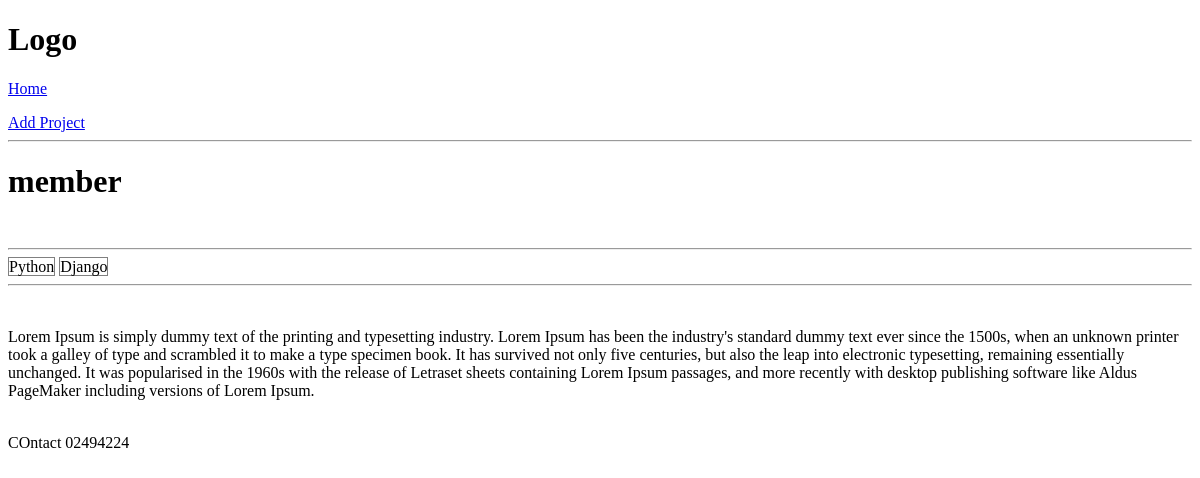
The page /project/04b934dd-104d-40e6-83e9-a6509dcc9291/ on the database as committed earlier.
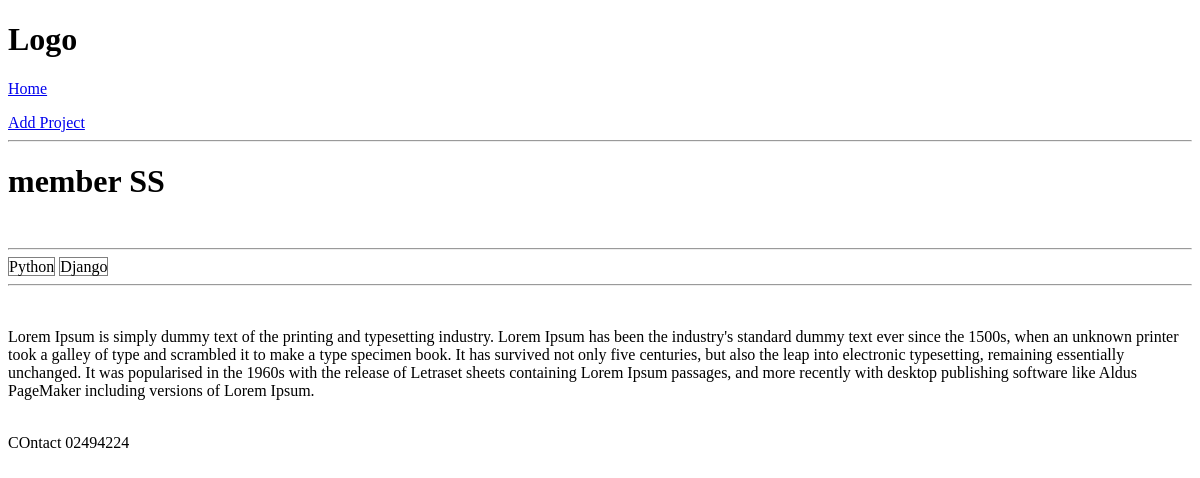
The same page on the database as committed later.
### projects/models.py (models this page shows, shortened)
class Project(models.Model):
    title = models.CharField(max_length=200)
    description = models.TextField(null=True, blank=True)
    demo_link = models.CharField(max_length=2000, null=True, blank=True)
    source_link = models.CharField(max_length=2000, null=True, blank=True)
    tags = models.ManyToManyField('Tag', blank=True)
    vote_total = models.IntegerField(default=0, null=True, blank=True)
    vote_ratio = models.IntegerField(default=0, null=True, blank=True)
    created = models.DateTimeField(auto_now_add=True)
    id = models.UUIDField(default=uuid.uuid4, unique=True, primary_key=True, editable=False)

class Tag(models.Model):
    name = models.CharField(max_length=200)
    create = models.DateTimeField(auto_now_add=True)
    id = models.UUIDField(default=uuid.uuid4, unique=True, primary_key=True, editable=False)
    def __str__(self):
        return self.name

### projects/views.py (the view)
# urls.py: path('project/<str:pk>/',views.project, name="project"),
def project(request, pk):
    projectOBJ = Project.objects.get(id=pk)
    tags = projectOBJ.tags.all()
    return render(request, 'projects/single-projects.html',{'projectOBJ':projectOBJ,'tags':tags})

### projects/templates/projects/single-projects.html
{% extends 'main.html' %}
{% block content %}
<h1><a>{{projectOBJ.title}}</a></h1>
<br>
<hr>
    {% for tag in tags %}
        <span style="border:1px solid grey">{{tag}}</span>
    {% endfor %}
<hr>
<br>
<p>{{projectOBJ.description}}</p>
<br>
{% endblock %}

### templates/main.html (shortened to what this page needs)
<!DOCTYPE html>
<html>
<head>
</head>
<body>
    {% include "navbar.html" %}
    {% block content %}
    {% endblock %}
    <footer>
        COntact 02494224
    </footer>
</body>
</html>

### templates/navbar.html
<h1>Logo</h1>
<p>
    <a href="http://127.0.0.1:8000">Home</a>
</p>
<a href="{% url 'create-project' %}">Add Project</a>
<hr>

Rows that differ between the two databases and show on the page:
changed Project: title "member" → "member SS"
